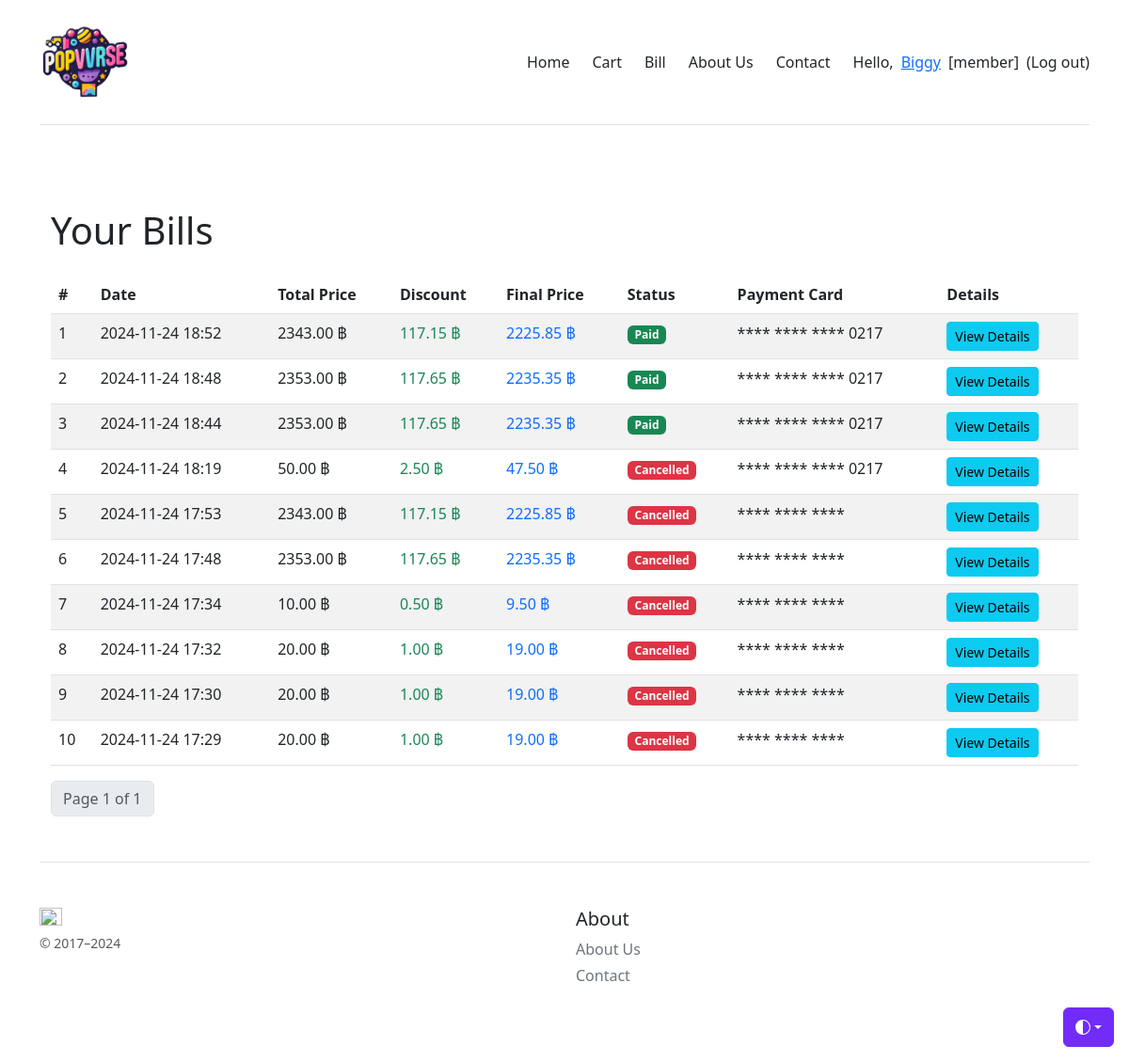
Page /all_bills/ (signed in) on the committed database.
### myapp/models.py (models this page shows, shortened)
class Profile(models.Model):
    user = models.OneToOneField(User, on_delete=models.CASCADE)
    usertype = models.CharField(max_length=100, default='member')
    point = models.IntegerField(default=0)

class Bill(models.Model):
    STATUS_CHOICES = [
        ('Waiting', 'Waiting'),
        ('Paid', 'Paid'),
        ('Cancelled', 'Cancelled'),
    ]
    user = models.ForeignKey(settings.AUTH_USER_MODEL, on_delete=models.CASCADE)
    total_price = models.DecimalField(max_digits=10, decimal_places=2)
    discount_amount = models.DecimalField(max_digits=10, decimal_places=2)
    discounted_total_price = models.DecimalField(max_digits=10, decimal_places=2)
    payment_method = models.CharField(max_length=20, choices=[('credit_card', 'Credit Card'), ('paypal', 'PayPal')])
    status = models.CharField(max_length=10, choices=STATUS_CHOICES, default='Waiting')
    created_at = models.DateTimeField(default=now)
    credit_card = models.ForeignKey(CreditCard, on_delete=models.SET_NULL, null=True, blank=True)  # Add this line

class CreditCard(models.Model):
    user = models.ForeignKey(settings.AUTH_USER_MODEL, on_delete=models.CASCADE)
    card_number = models.CharField(max_length=16, blank=False, null=False)
    card_type = models.CharField(max_length=20, choices=[('Visa', 'Visa'), ('MasterCard', 'MasterCard'), ('Amex', 'Amex')], blank=False, null=False)
    expiry_date = models.CharField(max_length=7, blank=False, null=False)  # or use DateField if needed
    cardholder_name = models.CharField(max_length=100, blank=False, null=False)
    cvv = models.CharField(max_length=3, blank=False, null=False, default='000')  # Default value specified

### myapp/views.py (the view)
# urls.py: path('all_bills/', all_bills, name='all_bills'),
def all_bills(request):
    user_bills = Bill.objects.filter(user=request.user).order_by('-created_at')  # Change 'date' to 'created_at'
    paginator = Paginator(user_bills, 10)
    page_number = request.GET.get('page')
    page_obj = paginator.get_page(page_number)
    context = {
        'bills': page_obj,
    }
    return render(request, 'myapp/all_bills.html', context)

### myapp/template/myapp/all_bills.html (shortened to what this page needs)
{% extends 'myapp/base.html' %}
{% block content %}
<div class="container mt-4">
    <h1 class="mb-4">Your Bills</h1>
    {% if bills %}
    <table class="table table-striped">
        <thead>
            <tr>
                <th>#</th>
                <th>Date</th>
                <th>Total Price</th>
                <th>Discount</th>
                <th>Final Price</th>
                <th>Status</th>
                <th>Payment Card</th>
                <th>Details</th>
            </tr>
        </thead>
        <tbody>
            {% for bill in bills %}
            <tr>
                <td>{{ forloop.counter }}</td>
                <td>{{ bill.created_at|date:"Y-m-d H:i" }}</td>
                <td>{{ bill.total_price }} ฿</td>
                <td class="text-success">{{ bill.discount_amount }} ฿</td>
                <td class="text-primary">{{ bill.discounted_total_price }} ฿</td>
                <td>
                    {% if bill.status == 'Waiting' %}
                    <span class="badge bg-warning">{{ bill.status }}</span>
                    {% elif bill.status == 'Paid' %}
                    <span class="badge bg-success">{{ bill.status }}</span>
                    {% elif bill.status == 'Cancelled' %}
                    <span class="badge bg-danger">{{ bill.status }}</span>
                    {% else %}
                    {{ bill.status }}
                    {% endif %}
                </td>
                <td>
                    {% if bill.payment_method == 'credit_card' %}
                    **** **** **** {{ bill.credit_card.card_number|stringformat:"s"|slice:"-4:" }}
                    {% else %}
                    {{ bill.payment_method }}
                    {% endif %}
                </td>
                <td>
                    <a href="{% url 'bill_detail' bill.id %}" class="btn btn-info btn-sm">View Details</a>
                </td>
            </tr>
            {% endfor %}
        </tbody>
    </table>
    <div class="mt-3">
        <nav>
            <ul class="pagination">
                <li class="page-item disabled"><span class="page-link">Page {{ bills.number }} of {{bills.paginator.num_pages }}</span></li>
            </ul>
        </nav>
    </div>
    {% else %}
    <div class="alert alert-info">
        <strong>No bills found.</strong> Make a payment to see your bills here.
    </div>
    {% endif %}
</div>
{% endblock %}

### myapp/template/myapp/base.html (shortened to what this page needs)
{% load static %}
<!doctype html>
<html lang="en" data-bs-theme="auto">
  <head><script src="/docs/5.3/assets/js/color-modes.js"></script>
    <link rel="stylesheet" href="https://cdn.jsdelivr.net/npm/@docsearch/css@3">
<link href="https://getbootstrap.com/docs/5.3/dist/css/bootstrap.min.css" rel="stylesheet">
    <link href="https://getbootstrap.com/docs/5.0/examples/pricing/pricing.css" rel="stylesheet">
  </head>
  <body>
    <div class="dropdown position-fixed bottom-0 end-0 mb-3 me-3 bd-mode-toggle">
      <button class="btn btn-bd-primary py-2 dropdown-toggle d-flex align-items-center"
              id="bd-theme"
              type="button"
              aria-expanded="false"
              data-bs-toggle="dropdown"
              aria-label="Toggle theme (auto)">
        <svg class="bi my-1 theme-icon-active" width="1em" height="1em"><use href="#circle-half"></use></svg>
      </button>
    </div>
<div class="container py-3">
  <header>
    <div class="d-flex flex-column flex-md-row align-items-center pb-3 mb-4 border-bottom">
      <a href="/" class="d-flex align-items-center link-body-emphasis text-decoration-none">
        <img src="{% static 'image/logo_use.png' %}" alt="banana image" width="100" height="100">
      </a>
      <nav class="d-inline-flex mt-2 mt-md-0 ms-md-auto gap-2">
        {% if user.profile.usertype == "admin" %}
          <a class="me-3 py-2 text-dark text-decoration-none" href="{% url 'admin_all_bills' %}">All Bills</a>
          <a class="me-3 py-2 text-dark text-decoration-none" href="{% url 'showcontact-page' %}">Show Contact</a>
          <a class="me-3 py-2 text-dark text-decoration-none" href="{% url 'addproduct-page' %}">Add Product</a>
        {% else %}
          <a class="me-3 py-2 text-dark text-decoration-none" href="/">Home</a>
          {% if user.is_authenticated %}
          <a class="me-3 py-2 text-dark text-decoration-none" href="{% url 'view-basket' %}">Cart</a>
          <a class="me-3 py-2 text-dark text-decoration-none" href="{% url 'all_bills' %}">Bill</a>
          {% endif %}
          <a class="me-3 py-2 text-dark text-decoration-none" href="{% url 'about-page' %}">About Us</a>
          <a class="me-3 py-2 text-dark text-decoration-none" href="{% url 'contact-page' %}">Contact</a>
        {% endif %}
        {% if user.is_authenticated %}
          <a class="py-2 text-dark text-decoration-none" href="#">Hello,<a class="py-2" href="{%url 'profile-page'%}">{{user.username}}</a><a class="py-2 text-decoration-none text-dark">[{{user.profile.usertype}}]</a>
          <a class="py-2 text-dark text-decoration-none" href="{% url 'logout' %}">(Log out)</a>
        {% else %}
          <a class="py-2 text-dark text-decoration-none" href="{% url 'login' %}">Log in</a>
        {% endif %}
      </nav>
    </div>
    <div class="pricing-header p-3 pb-md-4 mx-auto text-center">
    </div>
  </header>
  <main>
    {% block content %}
    {% endblock content %}
  </main>
  <footer class="pt-4 my-md-5 pt-md-5 border-top">
    <div class="row">
      <div class="col-12 col-md">
        <img class="mb-2" src="https://getbootstrap.com/docs/5.3/assets/brand/bootstrap-logo.svg" alt="" width="24" height="19">
        <small class="d-block mb-3 text-body-secondary">&copy; 2017–2024</small>
      </div>
      <div class="col-6 col-md">
        <h5>About</h5>
        <ul class="list-unstyled text-small">
          <li class="mb-1"><a class="link-secondary text-decoration-none" href="{% url 'about-page' %}">About Us</a></li>
          <li class="mb-1"><a class="link-secondary text-decoration-none" href="{% url 'contact-page' %}">Contact</a></li>
        </ul>
      </div>
    </div>
  </footer>
</div>
    </body>
</html>

### myapp/template/myapp/base.html (style rules this page uses)
.bi { vertical-align: -.125em; fill: currentColor; }
.btn-bd-primary { --bd-violet-bg: #712cf9; --bd-violet-rgb: 112.520718, 44.062154, 249.437846; --bs-btn-font-weight: 600; --bs-btn-color: var(--bs-white); --bs-btn-bg: var(--bd-violet-bg); --bs-btn-border-color: var(--bd-violet-bg); --bs-btn-hover-color: var(--bs-white); --bs-btn-hover-bg: #6528e0; --bs-btn-hover-border-color: #6528e0; --bs-btn-focus-shadow-rgb: var(--bd-violet-rgb); --bs-btn-active-color: var(--bs-btn-hover-color); --bs-btn-active-bg: #5a23c8; --bs-btn-active-border-color: #5a23c8; }
.bd-mode-toggle { z-index: 1500; }

### rows in the picture
Bill: created_at "2024-11-24 18:52", total_price "2343.00", discount_amount "117.15", discounted_total_price "2225.85", status "Paid", credit_card.card_number "0217"
Bill: created_at "2024-11-24 18:48", total_price "2353.00", discount_amount "117.65", discounted_total_price "2235.35", status "Paid", credit_card.card_number "0217"
Bill: created_at "2024-11-24 18:44", total_price "2353.00", discount_amount "117.65", discounted_total_price "2235.35", status "Paid", credit_card.card_number "0217"
Bill: created_at "2024-11-24 18:19", total_price "50.00", discount_amount "2.50", discounted_total_price "47.50", status "Cancelled", credit_card.card_number "0217"
Bill: created_at "2024-11-24 17:53", total_price "2343.00", discount_amount "117.15", discounted_total_price "2225.85", status "Cancelled"
Bill: created_at "2024-11-24 17:48", total_price "2353.00", discount_amount "117.65", discounted_total_price "2235.35", status "Cancelled"
Bill: created_at "2024-11-24 17:34", total_price "10.00", discount_amount "0.50", discounted_total_price "9.50", status "Cancelled"
Bill: created_at "2024-11-24 17:32", total_price "20.00", discount_amount "1.00", discounted_total_price "19.00", status "Cancelled"
Bill: created_at "2024-11-24 17:30", total_price "20.00", discount_amount "1.00", discounted_total_price "19.00", status "Cancelled"
Bill: created_at "2024-11-24 17:29", total_price "20.00", discount_amount "1.00", discounted_total_price "19.00", status "Cancelled"

### other values in the picture
{{ user.username }} "Biggy"
{{ user.profile.usertype }} "member"
{{ bills.number }} "1"
{{ bills.paginator.num_pages }} "1"
